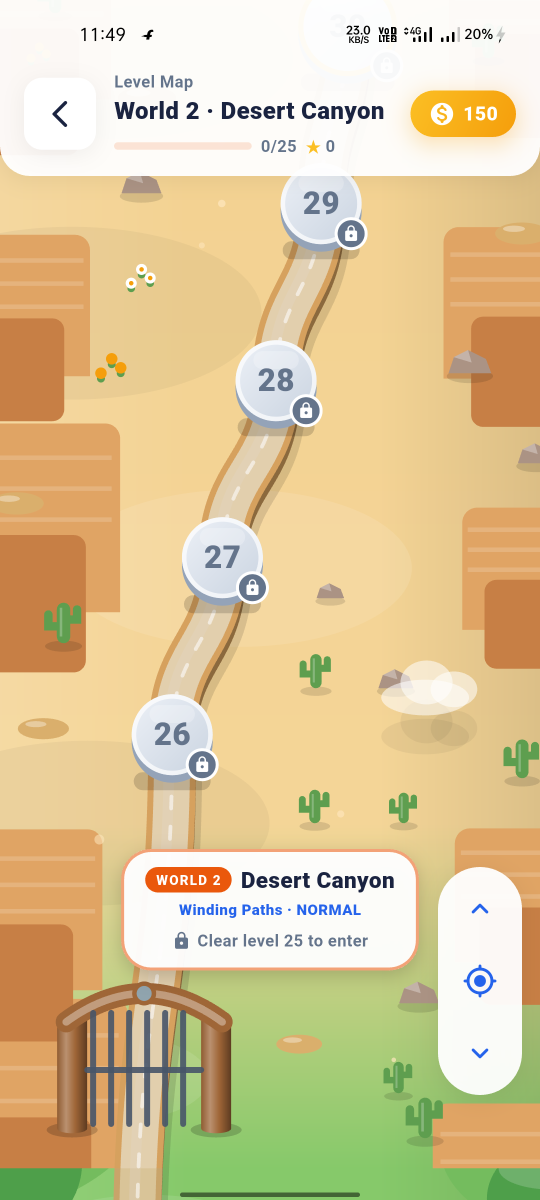
#> input picture store_assets/arrow_escape/raw_captures/v12/15_map_world2.png, 1080 x 2400 px, given in place of playstore-icon.png, which was not available (shown at 1/2 size)
$ python compose_store_listing_v12.py
#> lines starting #> are read from the running program, lines starting #| are printed output that depends on the picture; after the words box and inside, x2 and y2 are one past the last pixel; in counts of white or black regions, pixels touching at a corner belong together; pictures that were not available may be replaced by others from this repository, and a replacement may not be noted
"""Builds the v12 Play Store graphics for Arrow Escape.

Every phone screen / board crop is pixel data captured from the app on a
physical device (adb screencap or the user's own device screenshots). The
level-map screens in raw_captures/v12 come from build 1.0.0+12. Only the
surrounding marketing layout (background, text, device frame) is drawn here.

Output: listing/en-US/images/phoneScreenshots/*.png (1080x1920) and
listing/en-US/images/featureGraphic.png (1024x500), all 24-bit RGB PNGs.
"""
from PIL import Image, ImageDraw, ImageFilter, ImageFont
import os

ROOT = "D:/AndroidStudioProjects/arrowescapegame"
RAW = f"{ROOT}/store_assets/arrow_escape/raw_captures"
V12 = f"{RAW}/v12"
UP = f"{RAW}/user_provided"
IMAGES = f"{ROOT}/store_assets/arrow_escape/listing/en-US/images"
OUT = f"{IMAGES}/phoneScreenshots"
LOGO = f"{ROOT}/android/app/src/main/res/playstore-icon.png"
os.makedirs(OUT, exist_ok=True)

W, H = 1080, 1920
NAVY = (26, 35, 64)          # AppColors.navyDark 0xFF1A2340
BLUE = (37, 99, 235)         # escaping-arrow / primary button blue in the app
SLATE = (91, 100, 120)
F_BOLD = "C:/Windows/Fonts/segoeuib.ttf"
F_SEMI = "C:/Windows/Fonts/seguisb.ttf"
STATUS_BAR = 105             # crop the device status bar (clock/battery/net)


def font(path, size):
    return ImageFont.truetype(path, size)


def background(w=W, h=H, dots_from=560):
    img = Image.new("RGB", (w, h), "white")
    d = ImageDraw.Draw(img)
    for y in range(h):
        t = y / h
        d.line((0, y, w, y), fill=tuple(int(255 + (e - 255) * t) for e in (240, 244, 252)))
    # faint dot grid, echoing the dots drawn on the in-game board
    for y in range(dots_from, h, 40):
        a = min(1.0, (y - dots_from) / 500)
        col = tuple(int(c0 + (c1 - c0) * a) for c0, c1 in zip((240, 244, 252), (214, 221, 236)))
        for x in range(20, w, 40):
            d.ellipse((x - 2, y - 2, x + 2, y + 2), fill=col)
    return img


def rounded_mask(size, r):
    m = Image.new("L", size, 0)
    ImageDraw.Draw(m).rounded_rectangle((0, 0, size[0] - 1, size[1] - 1), r, fill=255)
    return m


def shadow_paste(base, layer, xy, blur=38, offset=(0, 26), opacity=70):
    alpha = layer.split()[-1]
    sh_alpha = Image.new("L", (layer.width + blur * 4, layer.height + blur * 4), 0)
    sh_alpha.paste(alpha.point(lambda v: v * opacity // 255), (blur * 2, blur * 2))
    sh_alpha = sh_alpha.filter(ImageFilter.GaussianBlur(blur))
    sh = Image.new("RGBA", sh_alpha.size, NAVY + (0,))
    sh.putalpha(sh_alpha)
    base.alpha_composite(sh, (xy[0] - blur * 2 + offset[0], xy[1] - blur * 2 + offset[1]))
    base.alpha_composite(layer, xy)


def phone(path, width, crop_status=True):
    """Real screenshot inside a simple modern device frame."""
    shot = Image.open(path).convert("RGB")
    if crop_status:
        shot = shot.crop((0, STATUS_BAR, shot.width, shot.height))
    bezel = max(10, width // 42)
    sw = width - 2 * bezel
    sh = round(shot.height * sw / shot.width)
    shot = shot.resize((sw, sh), Image.LANCZOS)
    r_out = width // 9
    frame = Image.new("RGBA", (width, sh + 2 * bezel), (0, 0, 0, 0))
    frame.paste(Image.new("RGBA", frame.size, NAVY + (255,)), (0, 0), rounded_mask(frame.size, r_out))
    scr = shot.convert("RGBA")
    scr.putalpha(rounded_mask(scr.size, r_out - bezel))
    frame.alpha_composite(scr, (bezel, bezel))
    ImageDraw.Draw(frame).rounded_rectangle(
        (1, 1, frame.width - 2, frame.height - 2), r_out, outline=(60, 72, 110, 255), width=2)
    return frame


def icon_tile(size, radius):
    icon = Image.open(LOGO).convert("RGBA").resize((size, size), Image.LANCZOS)
    tile = Image.new("RGBA", (size, size), (255, 255, 255, 255))
    tile.alpha_composite(icon)
    tile.putalpha(rounded_mask((size, size), radius))
    return tile


def logo_row(img, y=70):
    tile = icon_tile(84, 20)
    d = ImageDraw.Draw(img)
    f = font(F_BOLD, 40)
    label = "Arrow Escape"
    tw = d.textlength(label, font=f)
    x0 = int((W - (84 + 22 + tw)) / 2)
    shadow_paste(img, tile, (x0, y), blur=10, offset=(0, 6), opacity=45)
    d.text((x0 + 84 + 22, y + 42), label, font=f, fill=NAVY, anchor="lm")


def headline(img, line1, line2, sub, y=200):
    d = ImageDraw.Draw(img)
    f = font(F_BOLD, 88)
    d.text((W / 2, y), line1, font=f, fill=NAVY, anchor="mt")
    d.text((W / 2, y + 104), line2, font=f, fill=BLUE, anchor="mt")
    d.text((W / 2, y + 236), sub, font=font(F_SEMI, 38), fill=SLATE, anchor="mt")


def pill(img, text, center, fill=BLUE, fg=(255, 255, 255), size=32, pad=(28, 14)):
    d = ImageDraw.Draw(img)
    f = font(F_BOLD, size)
    tw = d.textlength(text, font=f)
    w, h = int(tw + pad[0] * 2), size + pad[1] * 2
    x, y = int(center[0] - w / 2), int(center[1] - h / 2)
    layer = Image.new("RGBA", (w, h), fill + (255,))
    layer.putalpha(rounded_mask((w, h), h // 2))
    shadow_paste(img, layer, (x, y), blur=12, offset=(0, 8), opacity=50)
    d.text((x + w / 2, y + h / 2 + 1), text, font=f, fill=fg, anchor="mm")


def card(src, box, scale_to, radius=36, border=None):
    im = Image.open(src).convert("RGB").crop(box).resize(scale_to, Image.LANCZOS).convert("RGBA")
    im.putalpha(rounded_mask(scale_to, radius))
    if border:
        ImageDraw.Draw(im).rounded_rectangle(
            (1, 1, scale_to[0] - 2, scale_to[1] - 2), radius, outline=border, width=5)
    return im


def board_crop(path, y0=560, y1=2060):
    """Square crop around the navy arrows of a real board capture."""
    im = Image.open(path).convert("RGB")
    px = im.load()
    xs, ys = [], []
    for y in range(y0, y1, 3):
        for x in range(0, im.width, 3):
            r, g, b = px[x, y]
            if r < 50 and g < 60 and 45 < b < 100:
                xs.append(x); ys.append(y)
    cx, cy = (min(xs) + max(xs)) / 2, (min(ys) + max(ys)) / 2
    side = max(max(xs) - min(xs), max(ys) - min(ys)) + 60
    sx0, sy0 = int(cx - side / 2), int(cy - side / 2)
    canvas = Image.new("RGB", (side, side), px[8, 1500])
    src = im.crop((max(0, sx0), max(0, sy0), min(im.width, sx0 + side), min(im.height, sy0 + side)))
    canvas.paste(src, (max(0, -sx0), max(0, -sy0)))
    return canvas


def save(img, name, folder=OUT):
    p = f"{folder}/{name}"
    img.convert("RGB").save(p, "PNG", optimize=True)
    print(p, Image.open(p).size, Image.open(p).mode)


def two_phones(back_path, front_path):
    img = background().convert("RGBA")
    logo_row(img)
    return img, phone(back_path, 520), phone(front_path, 560)


# 1 ─ Core gameplay ───────────────────────────────────────────────────────
img = background().convert("RGBA")
#> in background, `img = Image.new("RGB", (w, h), "white")`: img: PIL image 1080x1920 RGB; every value is 255
#> img: PIL image 1080x1920 RGBA
logo_row(img)
#> in icon_tile, `tile = Image.new("RGBA", (size, size), (255, 255, 255, 255))`: tile: PIL image 84x84 RGBA; every value is 255
#> in rounded_mask, `m = Image.new("L", size, 0)`: m: PIL image 84x84 L; every value is 0
#> in rounded_mask, `ImageDraw.Draw(m).rounded_rectangle((0, 0, size[0] - 1, size[1] - 1), ..`:
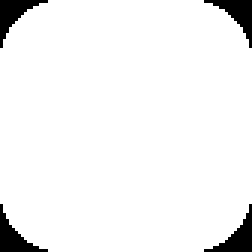
#> m: PIL image 84x84 L (shown 3 times larger); 94.8% white; 4 black regions, box (x1, y1, x2, y2) and area: (0, 0, 16, 16) 92, (68, 0, 84, 16) 92, (0, 68, 16, 84) 92, (68, 68, 84, 84) 92
#> in icon_tile, `tile.putalpha(rounded_mask((size, size), radius))`:
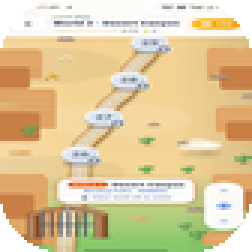
#> tile: PIL image 84x84 RGBA (shown 3 times larger); mean R, G, B, A 219.6, 199.2, 153.5, 241.7; transparent parts drawn white
#> in logo_row, `tw = d.textlength(label, font=f)`: tw = 271.2
#> in logo_row, `x0 = int((W - (84 + 22 + tw)) / 2)`: x0 = 351
#> in shadow_paste, `sh_alpha = Image.new("L", (layer.width + blur * 4, layer.height + blur..`: sh_alpha: PIL image 124x124 L; every value is 0
#> in shadow_paste, `sh_alpha.paste(alpha.point(lambda v: v * opacity // 255), (blur * 2, b..`: sh_alpha: PIL image 124x124 L; values 0 (black) and 45 (white), 43.5% white; 1 white region, box (x1, y1, x2, y2) and area: (20, 20, 104, 104) 6688
headline(img, "Tap. Slide.", "Escape!", "Clear every arrow from the board")
ph = phone(f"{RAW}/01_gameplay_level13_start.png", 660)
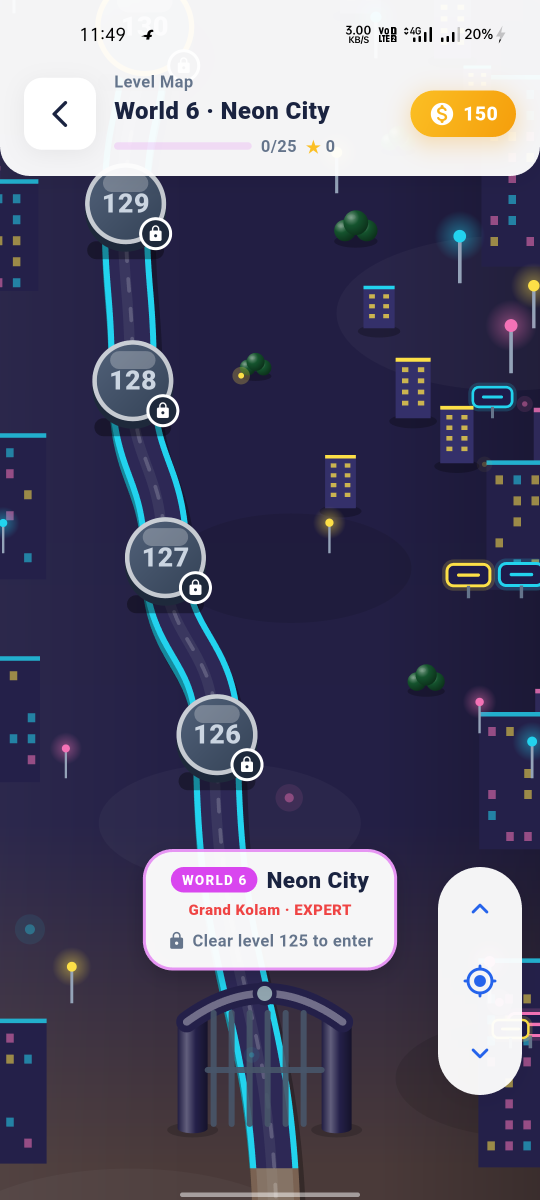
#> input picture store_assets/arrow_escape/raw_captures/v12/15_map_world6.png, 1080 x 2400 px, given in place of 01_gameplay_level13_start.png, which was not available (shown at 1/2 size)
#> in phone, `frame = Image.new("RGBA", (width, sh + 2 * bezel), (0, 0, 0, 0))`: frame: PIL image 660x1369 RGBA; every value is 0
#> in rounded_mask (call 2), `m = Image.new("L", size, 0)`: m: PIL image 660x1369 L; every value is 0
#> in rounded_mask (call 2), `ImageDraw.Draw(m).rounded_rectangle((0, 0, size[0] - 1, size[1] - 1), ..`: m: PIL image 660x1369 L; 99.5% white; 4 black regions, box (x1, y1, x2, y2) and area: (0, 0, 65, 65) 1164, (595, 0, 660, 65) 1164, (0, 1304, 65, 1369) 1164, (595, 1304, 660, 1369) 1164
#> in rounded_mask (call 3), `m = Image.new("L", size, 0)`: m: PIL image 630x1339 L; every value is 0
#> in rounded_mask (call 3), `ImageDraw.Draw(m).rounded_rectangle((0, 0, size[0] - 1, size[1] - 1), ..`: m: PIL image 630x1339 L; 99.6% white; 4 black regions, box (x1, y1, x2, y2) and area: (0, 0, 51, 51) 739, (579, 0, 630, 51) 739, (0, 1288, 51, 1339) 739, (579, 1288, 630, 1339) 739
#> in phone, `frame.alpha_composite(scr, (bezel, bezel))`:
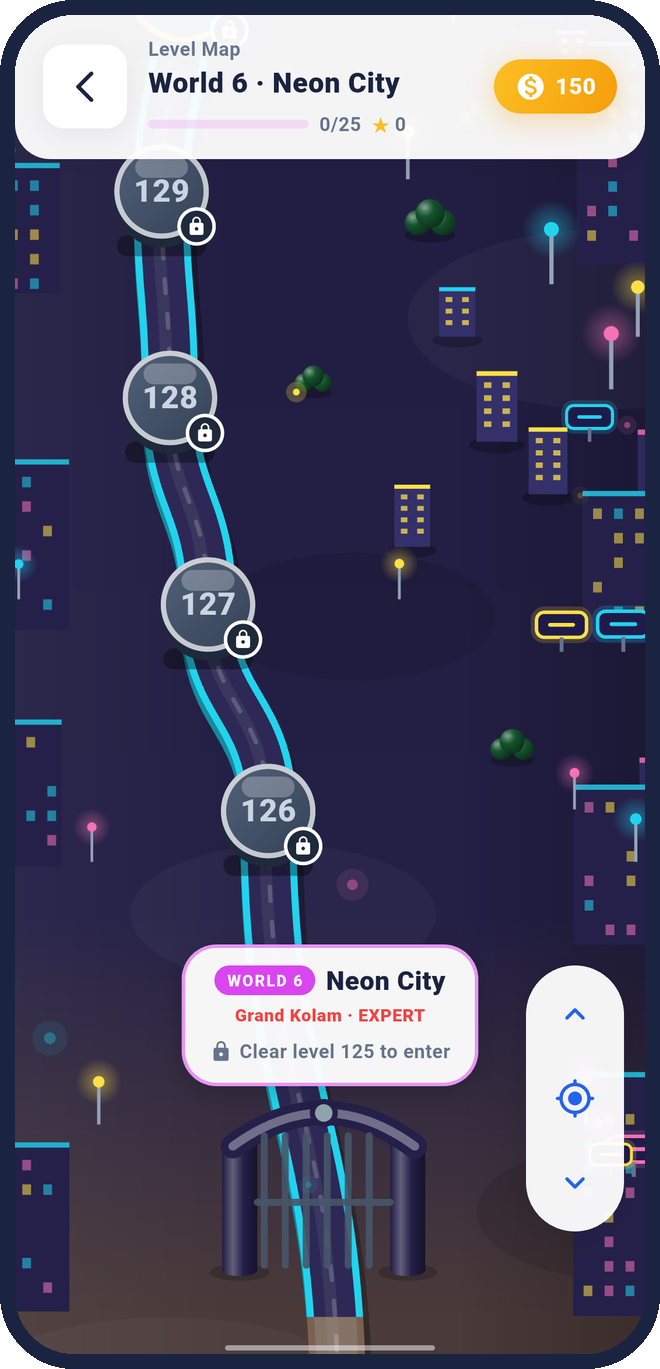
#> frame: PIL image 660x1369 RGBA; mean R, G, B, A 78.3, 76.8, 101, 253.7; transparent parts drawn white
shadow_paste(img, ph, ((W - ph.width) // 2, 515))
#> call 2 of shadow_paste, with xy = (210, 515), blur = 38, offset = (0, 26), opacity = 70
#> in shadow_paste (call 2), `sh_alpha = Image.new("L", (layer.width + blur * 4, layer.height + blur..`: sh_alpha: PIL image 812x1521 L; every value is 0
#> in shadow_paste (call 2), `sh_alpha.paste(alpha.point(lambda v: v * opacity // 255), (blur * 2, b..`: sh_alpha: PIL image 812x1521 L; values 0 (black) and 70 (white), 72.8% white; 1 black region, box (x1, y1, x2, y2) and area: (0, 0, 812, 1521) 336168
#> in shadow_paste (call 2), `sh_alpha = sh_alpha.filter(ImageFilter.GaussianBlur(blur))`:
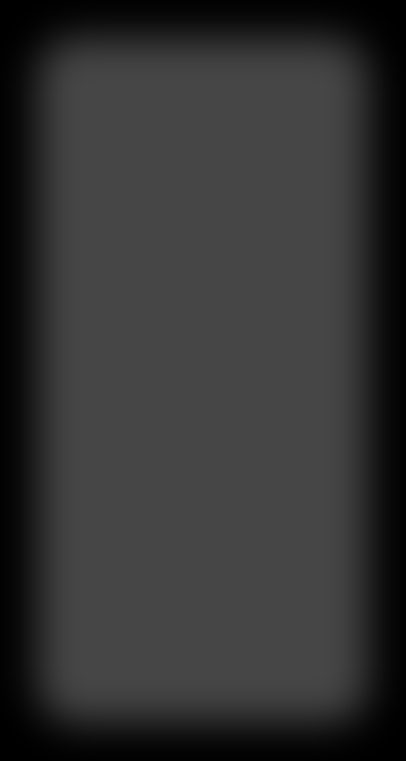
#> sh_alpha: PIL image 812x1521 L (shown at 1/2 size); min 0, max 70, mean 50.9
#> in shadow_paste (call 2), `sh.putalpha(sh_alpha)`:
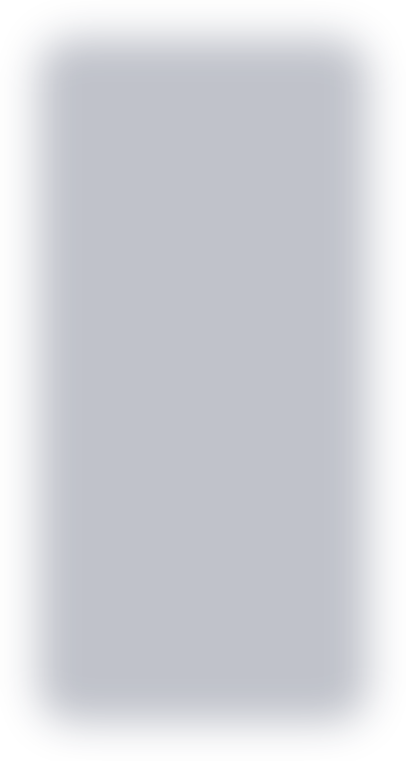
#> sh: PIL image 812x1521 RGBA (shown at 1/2 size); mean R, G, B, A 26, 35, 64, 50.9; transparent parts drawn white
save(img, "01_core_gameplay.png")

# 2 ─ Clear the arrows ────────────────────────────────────────────────────
img = background().convert("RGBA")
logo_row(img)
headline(img, "Only Free Arrows", "Slide Out", "Tap an arrow whose path to the edge is clear")
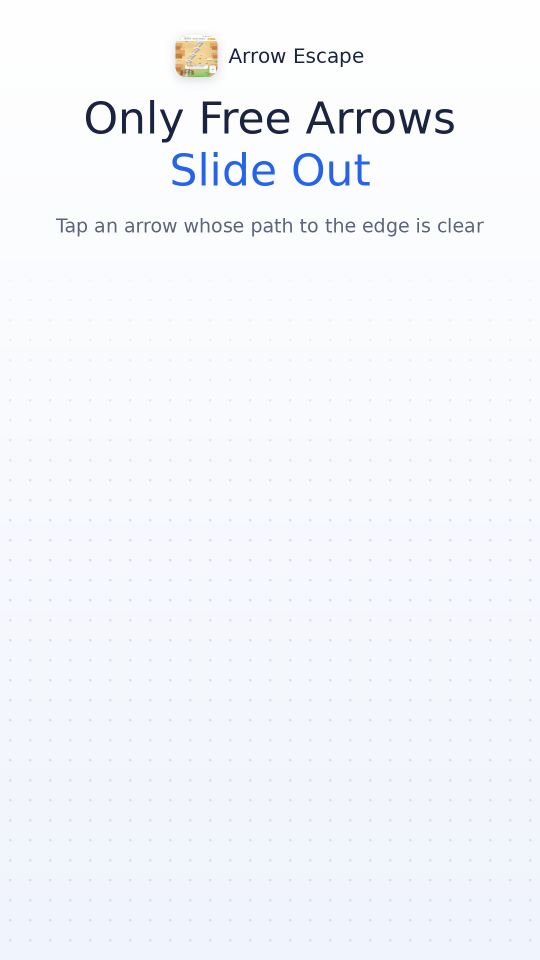
#> img: PIL image 1080x1920 RGBA (shown at 1/2 size); mean R, G, B, A 243.7, 246, 250.7, 255
ph = phone(f"{RAW}/07_daily_arrow_escaping_frame2.png", 640)
#> in phone (call 2), `frame = Image.new("RGBA", (width, sh + 2 * bezel), (0, 0, 0, 0))`: frame: PIL image 640x1326 RGBA; every value is 0
#> in rounded_mask (call 5), `m = Image.new("L", size, 0)`: m: PIL image 640x1326 L; every value is 0
#> in rounded_mask (call 5), `ImageDraw.Draw(m).rounded_rectangle((0, 0, size[0] - 1, size[1] - 1), ..`: m: PIL image 640x1326 L; 99.5% white; 4 black regions, box (x1, y1, x2, y2) and area: (0, 0, 63, 63) 1105, (577, 0, 640, 63) 1105, (0, 1263, 63, 1326) 1105, (577, 1263, 640, 1326) 1105
#> in rounded_mask (call 6), `m = Image.new("L", size, 0)`: m: PIL image 610x1296 L; every value is 0
#> in rounded_mask (call 6), `ImageDraw.Draw(m).rounded_rectangle((0, 0, size[0] - 1, size[1] - 1), ..`: m: PIL image 610x1296 L; 99.7% white; 4 black regions, box (x1, y1, x2, y2) and area: (0, 0, 49, 49) 691, (561, 0, 610, 49) 691, (0, 1247, 49, 1296) 691, (561, 1247, 610, 1296) 691
shadow_paste(img, ph, (60, 540))
crop = (560, 715, 1000, 935)  # real before/after crops of the same escaping arrow
c1 = card(f"{RAW}/06_daily_arrow_escaping_frame1.png", crop, (420, 210), border=BLUE + (255,))
#> (the run stopped early here; a loop or call above may not have finished)
